Frame 1 (no input): blank canvas, image omitted
Frame 60 (no input): blank canvas, image omitted
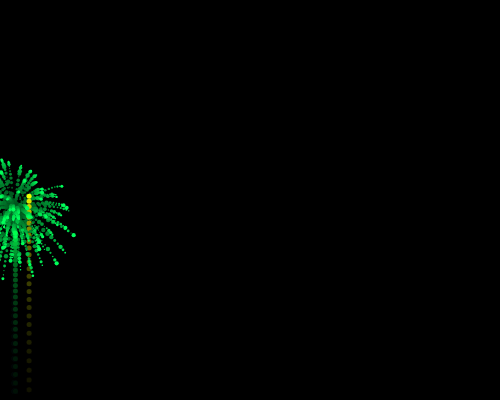
Frame 120 (the mouse pressed at the canvas centre since frame 60)

The p5.js sketch whose frames 1 and 60 were blank and that drew this single picture after the mouse press (run headless with seeded random() and noise() and a simulated clock; from frame 60 on, the mouse is pressed at the canvas centre):

// p5.js sketch
// ── sketch.js
/**
 * sketch.js
 *
 * p5.js 레퍼런스: http://p5js.org/reference
 * 웹기술 레퍼런스: http://developer.mozilla.org
 *
 * @author : https://github.com/Mosframe
 */


// -----------------------------------------------------------------
// 전역 변수들
// -----------------------------------------------------------------
var thisCanvas;
var widthSlider;
var heightSlider;
var fps;
var desc;
var changing = true;

// ...

var fireworks = [];
var gravity;

var particleWeight;
var particleLifespan;
var explosionAmount;
var explosionDamping;
var explosionForce;

var particleWeightSlider;
var particleLifespanSlider;
var explosionAmountSlider;
var explosionDampingSlider;
var explosionForceSlider;

// ...


// -----------------------------------------------------------------
// p5.js 함수들
// -----------------------------------------------------------------

function preload () {

    createElement('h1','Fireworks : 볼꽃(폭죽)');
    createDiv('');
    createDiv('칼라 적용');

    createSpan('width:');
    widthSlider = createSlider( 100, 1000, 500, 10 ).changed( ()=>{
        reset();
    });
    createSpan('height:');
    heightSlider = createSlider( 100, 1000, 400, 10 ).changed( ()=>{
        reset();
    });
    createDiv('');

    // ...

    createSpan('particleWeight:');
    particleWeightSlider = createSlider( 1, 20, 5, 1 ).touchMoved( ()=>{
        particleWeight = particleWeightSlider.value();
    });
    createSpan('particleLifespan:');
    particleLifespanSlider = createSlider( 1, 200, 64, 1 ).touchMoved( ()=>{
        particleLifespan = particleLifespanSlider.value();
    });
    createDiv('');
    createSpan('explosionAmount:');
    explosionAmountSlider = createSlider( 10, 200, 100, 1 ).touchMoved( ()=>{
        explosionAmount = explosionAmountSlider.value();
    });
    createSpan('explosionDamping:');
    explosionDampingSlider = createSlider( 0, 0.3, 0.1, 0.01 ).touchMoved( ()=>{
        explosionDamping = explosionDampingSlider.value();
    });
    createSpan('explosionForce:');
    explosionForceSlider = createSlider( 1, 20, 10, 0.01 ).touchMoved( ()=>{
        explosionForce = explosionForceSlider.value();
    });

    // ...

    createDiv('');
}

function setup () {

    reset();
}

function draw () {

    if( changing ) return;

    colorMode(RGB);
    background( 0, 0, 0, 25 ); // 모션 블러 효과
    colorMode(HSB);

    // ...

    if( random(1) < 0.03 ) {
        fireworks.push( new Firework() );
    }

    for( var i=fireworks.length-1; i>=0; --i ) {

        if( fireworks[i].isDone() ) {
            fireworks.splice(i,1);
        } else {
            fireworks[i].update();
            fireworks[i].draw();
        }
    }


    // ...

    fps.html( 'fps : ' + floor(frameRate()) );
    desc.html(`
    fireworks=${fireworks.length}<br/>
    particleWeight=${particleWeight}<br/>
    particleLifespan=${particleLifespan}<br/>
    explosionAmount=${explosionAmount}<br/>
    explosionDamping=${explosionDamping}<br/>
    explosionForce=${explosionForce}<br/>
    `);
}


// -----------------------------------------------------------------
// 사용자 정의 함수들
// -----------------------------------------------------------------


function reset () {

    changing = true;

    // 캔버스 설정

    var width   = widthSlider.value();
    var height  = heightSlider.value();

    if( !thisCanvas ) {
        thisCanvas = createCanvas(width,height);
    } else {
        resizeCanvas(width,height);
    }

    //frameRate(5);
    pixelDensity(1);
    //colorMode(HSB);
    background(0);

    // ...

    stroke(255);
    strokeWeight(4);

    gravity = createVector( 0, 0.2 );

    particleWeight      = particleWeightSlider.value();
    particleLifespan    = particleLifespanSlider.value();
    explosionAmount     = explosionAmountSlider.value();
    explosionDamping    = explosionDampingSlider.value();
    explosionForce      = explosionForceSlider.value();


    // ...

    if( !fps  ) fps  = createDiv('');
    if( !desc ) desc = createDiv(desc);

    changing = false;
}


// ── firework.js
/**
 * firework.js
 *
 * @author : https://github.com/Mosframe
 */


// -----------------------------------------------------------------
// 불꽃
// -----------------------------------------------------------------
class Firework {

    // 생성자

    constructor ( x, y ) {

        this.hue = random(255);
        this.particle = new Particle( random(width), height, this.hue, true );
        this.exploded = false; // 폭발했다
        this.children = [];
    }

    // 임무 완료 체크

    isDone () {
        // 임무 : 폭발했음 + 자식이 모두 임무를 완료함
        return this.exploded && this.children.length == 0;
    }

    // 업데이트

    update () {

        // 메인 파티클

        if( !this.exploded ) {

            this.particle.addForce( gravity );
            this.particle.update();

            // 최고 높이 감지

            if( this.particle.vel.y >= 0 ) {
                this.exploded = true;
                this.explode();
            }
        }

        // 자식 파티클 갱신
        for( var i=this.children.length-1; i>=0; --i ) {
            this.children[i].addForce( gravity );
            this.children[i].update();
            if( this.children[i].isDone() ) {
                this.children.splice(i,1);
            }
        }
    }

    // 폭발

    explode () {

        for( var i=0; i<explosionAmount; ++i ) {
            var p = new Particle( this.particle.pos.x, this.particle.pos.y, this.hue, false );
            this.children.push(p);
        }

    }

    // 드로잉

    draw () {

        if( !this.exploded ) {
            this.particle.draw();
        }

        for( var i=0; i<this.children.length; ++i ) {
            this.children[i].draw();
        }
    }

}
// ── particle.js
/**
 * particle.js
 *
 * @author : https://github.com/Mosframe
 */


// -----------------------------------------------------------------
// 파티클
// -----------------------------------------------------------------
class Particle {

    // 생성자

    constructor ( x, y, hue, isRoot ) {

        this.pos        = createVector(x,y); // position
        this.hue        = hue;
        this.isRoot     = isRoot;
        this.lifespan   = particleLifespan; // 수명

        if( this.isRoot ) {
            this.vel = createVector(0,random(-12,-8)); // velocity
        } else {
            this.vel = p5.Vector.random2D();
            this.vel.mult( random(0.1, explosionForce) );
        }
        this.acc = createVector(0,0); // acceleration
    }

    // 힘을 가한다.

    addForce ( force ) {

        this.acc.add(force);
    }

    // 임무 완료 체크

    isDone () {
        return this.lifespan < 0;
    }

    // 업데이트

    update () {

        // 폭발 감속, 수명 감소

        if( !this.isRoot ) {
            this.vel.mult( 1-explosionDamping );
            --this.lifespan; // 수명 가속
        }

        this.vel.add( this.acc );
        this.pos.add( this.vel );
        this.acc.mult( 0 );
    }

    // 드로잉

    draw () {

        if( !this.isRoot ) {
            var s = random(1,particleWeight);
            var weight = map(this.lifespan,particleLifespan,0,s,1);
            strokeWeight( weight );
            var c = map(this.lifespan,0,particleLifespan,0,255);
            stroke( this.hue, c, c, c );
        } else {
            strokeWeight( particleWeight );
            stroke( this.hue, 255, 255 );
        }
        point( this.pos.x, this.pos.y );
    }


}
